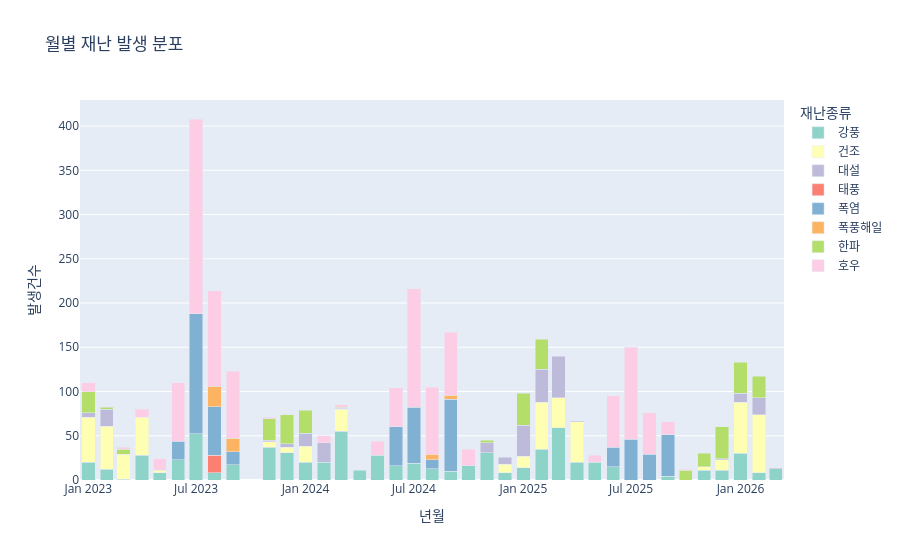

Notebook cell for this chart:
### Markdown cell above
#### 월별 재난 발생 분포

### Code cell
fig = px.bar(
    month_type,
    x="년월",
    y="발생건수",
    color="재난종류",
    title="월별 재난 발생 분포",
    color_discrete_sequence=px.colors.qualitative.Set3
)

fig.update_layout(barmode="stack")

fig.show()

### Figure 1 — Plotly figure (JSON) as saved in the notebook; plotly's stock layout.template omitted (floating-point values rounded to 4 significant figures)
{"data": [{"hovertemplate": "재난종류=강풍<br>년월=%{x}<br>발생건수=%{y}<extra></extra>", "legendgroup": "강풍", "marker": {"color": "rgb(141,211,199)", "pattern": {"shape": ""}}, "name": "강풍", "orientation": "v", "showlegend": true, "textposition": "auto", "type": "bar", "x": ["2023-01", "2023-02", "2023-03", "2023-04", "2023-05", "2023-06", "2023-07", "2023-08", "2023-09", "2023-11", "2023-12", "2024-01", "2024-02", "2024-03", "2024-04", "2024-05", "2024-06", "2024-07", "2024-08", "2024-09", "2024-10", "2024-11", "2024-12", "2025-01", "2025-02", "2025-03", "2025-04", "2025-05", "2025-06", "2025-09", "2025-11", "2025-12", "2026-01", "2026-02", "2026-03"], "xaxis": "x", "y": [20, 12, 1, 28, 8, 23, 52, 8, 17, 37, 31, 20, 20, 55, 11, 28, 16, 19, 13, 10, 16, 31, 8, 14, 35, 59, 20, 20, 15, 4, 11, 11, 30, 8, 13], "yaxis": "y"}, {"hovertemplate": "재난종류=건조<br>년월=%{x}<br>발생건수=%{y}<extra></extra>", "legendgroup": "건조", "marker": {"color": "rgb(255,255,179)", "pattern": {"shape": ""}}, "name": "건조", "orientation": "v", "showlegend": true, "textposition": "auto", "type": "bar", "x": ["2023-01", "2023-02", "2023-03", "2023-04", "2023-05", "2023-11", "2023-12", "2024-01", "2024-03", "2024-12", "2025-01", "2025-02", "2025-03", "2025-04", "2025-11", "2025-12", "2026-01", "2026-02"], "xaxis": "x", "y": [51, 49, 28, 43, 3, 6, 6, 18, 25, 10, 13, 53, 34, 46, 4, 12, 58, 66], "yaxis": "y"}, {"hovertemplate": "재난종류=대설<br>년월=%{x}<br>발생건수=%{y}<extra></extra>", "legendgroup": "대설", "marker": {"color": "rgb(190,186,218)", "pattern": {"shape": ""}}, "name": "대설", "orientation": "v", "showlegend": true, "textposition": "auto", "type": "bar", "x": ["2023-01", "2023-02", "2023-11", "2023-12", "2024-01", "2024-02", "2024-03", "2024-11", "2024-12", "2025-01", "2025-02", "2025-03", "2025-04", "2025-12", "2026-01", "2026-02", "2026-03"], "xaxis": "x", "y": [5, 19, 2, 4, 15, 22, 1, 11, 8, 35, 37, 47, 1, 1, 10, 19, 1], "yaxis": "y"}, {"hovertemplate": "재난종류=태풍<br>년월=%{x}<br>발생건수=%{y}<extra></extra>", "legendgroup": "태풍", "marker": {"color": "rgb(251,128,114)", "pattern": {"shape": ""}}, "name": "태풍", "orientation": "v", "showlegend": true, "textposition": "auto", "type": "bar", "x": ["2023-08"], "xaxis": "x", "y": [20], "yaxis": "y"}, {"hovertemplate": "재난종류=폭염<br>년월=%{x}<br>발생건수=%{y}<extra></extra>", "legendgroup": "폭염", "marker": {"color": "rgb(128,177,211)", "pattern": {"shape": ""}}, "name": "폭염", "orientation": "v", "showlegend": true, "textposition": "auto", "type": "bar", "x": ["2023-06", "2023-07", "2023-08", "2023-09", "2024-06", "2024-07", "2024-08", "2024-09", "2025-06", "2025-07", "2025-08", "2025-09"], "xaxis": "x", "y": [21, 136, 55, 15, 44, 63, 10, 81, 22, 46, 29, 47], "yaxis": "y"}, {"hovertemplate": "재난종류=폭풍해일<br>년월=%{x}<br>발생건수=%{y}<extra></extra>", "legendgroup": "폭풍해일", "marker": {"color": "rgb(253,180,98)", "pattern": {"shape": ""}}, "name": "폭풍해일", "orientation": "v", "showlegend": true, "textposition": "auto", "type": "bar", "x": ["2023-08", "2023-09", "2024-08", "2024-09"], "xaxis": "x", "y": [23, 15, 6, 5], "yaxis": "y"}, {"hovertemplate": "재난종류=한파<br>년월=%{x}<br>발생건수=%{y}<extra></extra>", "legendgroup": "한파", "marker": {"color": "rgb(179,222,105)", "pattern": {"shape": ""}}, "name": "한파", "orientation": "v", "showlegend": true, "textposition": "auto", "type": "bar", "x": ["2023-01", "2023-02", "2023-03", "2023-11", "2023-12", "2024-01", "2024-03", "2024-11", "2025-01", "2025-02", "2025-10", "2025-11", "2025-12", "2026-01", "2026-02"], "xaxis": "x", "y": [24, 2, 6, 24, 33, 26, 1, 3, 36, 34, 11, 15, 36, 35, 24], "yaxis": "y"}, {"hovertemplate": "재난종류=호우<br>년월=%{x}<br>발생건수=%{y}<extra></extra>", "legendgroup": "호우", "marker": {"color": "rgb(252,205,229)", "pattern": {"shape": ""}}, "name": "호우", "orientation": "v", "showlegend": true, "textposition": "auto", "type": "bar", "x": ["2023-01", "2023-03", "2023-04", "2023-05", "2023-06", "2023-07", "2023-08", "2023-09", "2023-11", "2024-02", "2024-03", "2024-05", "2024-06", "2024-07", "2024-08", "2024-09", "2024-10", "2025-05", "2025-06", "2025-07", "2025-08", "2025-09", "2025-10"], "xaxis": "x", "y": [10, 2, 9, 13, 66, 220, 108, 76, 2, 8, 3, 16, 44, 134, 76, 71, 19, 8, 58, 104, 47, 15, 1], "yaxis": "y"}], "layout": {"barmode": "stack", "legend": {"title": {"text": "재난종류"}, "tracegroupgap": 0}, "title": {"text": "월별 재난 발생 분포"}, "xaxis": {"anchor": "y", "domain": [0, 1], "title": {"text": "년월"}}, "yaxis": {"anchor": "x", "domain": [0, 1], "title": {"text": "발생건수"}}}}
